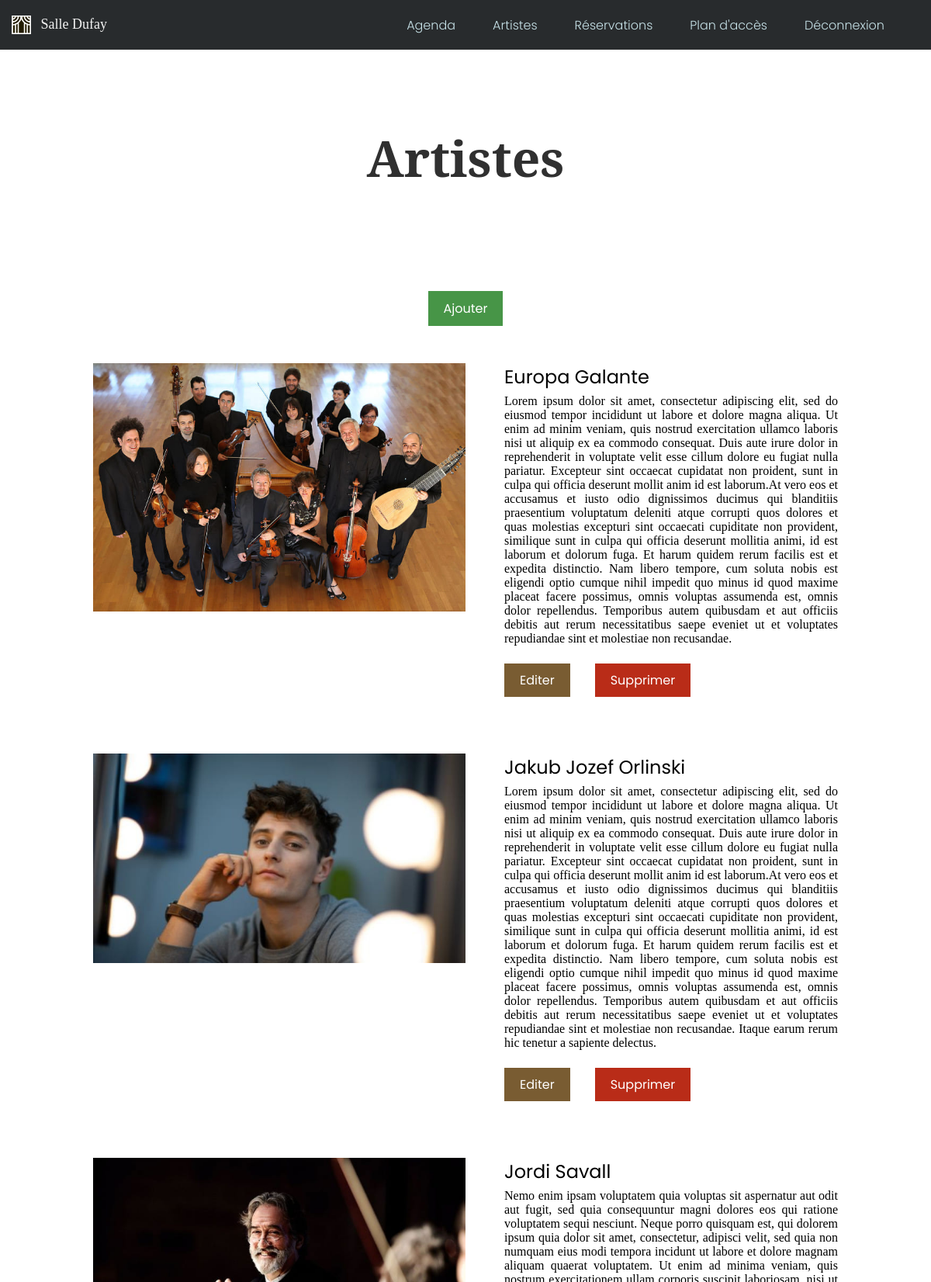
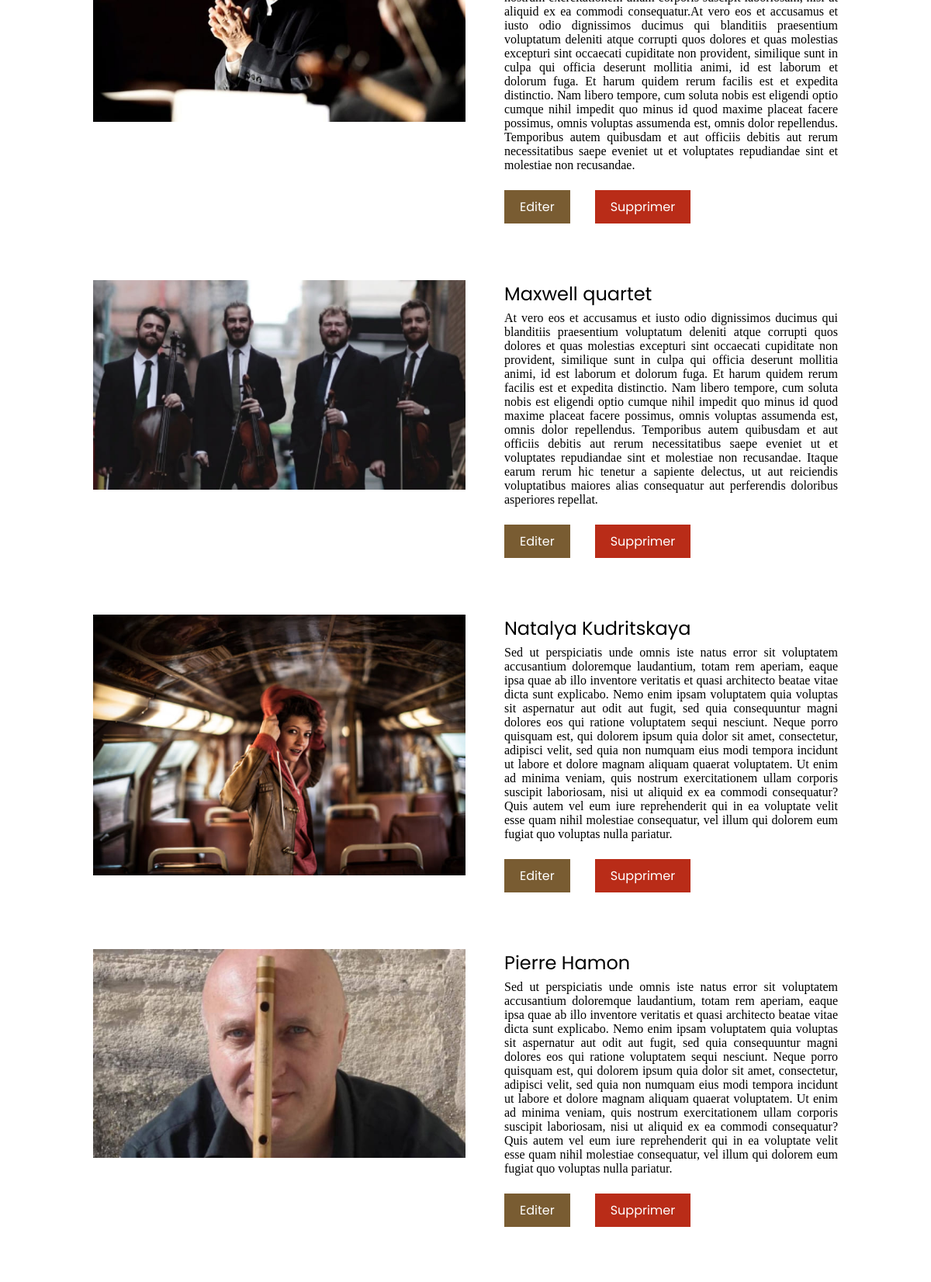
The page /index.php?page=artistes&action=list (signed in, upper part) on the database its author committed (2 pictures, top to bottom).
### tables this page shows
CREATE TABLE `artistes` (
  `id_artistes` int(100) NOT NULL,
  `name` varchar(100) NOT NULL,
  `description` text NOT NULL,
  `picture` varchar(200) NOT NULL,
  `instrument` varchar(30) NOT NULL
);

### index.php (called while the page is built)
<?php
    require_once("includes/core/rooter.php");
?>

### includes/core/models/dao/dao_artiste.php (called while the page is built, shortened)
<?php
    require_once('includes/core/models/classes/Artiste.php');
    function getAllArtists(){
        $conn = getConnexion();
        $SQLQuery = "SELECT id_artistes,name,description,picture,instrument FROM artistes ORDER BY name ASC";
        $SQLStmt = $conn->prepare($SQLQuery);
        $SQLStmt->execute();
        $listeArtistes = array();
        while ($SQLRow = $SQLStmt->fetch(PDO::FETCH_ASSOC)){
            $unArtiste = new Artiste($SQLRow['name'], $SQLRow['description'], $SQLRow['picture'], $SQLRow['instrument']);
            $unArtiste->setId($SQLRow['id_artistes']);
            $listeArtistes[] = $unArtiste;
        }
        return $listeArtistes;
    }

### includes/core/models/classes/Artiste.php (called while the page is built, shortened)
<?php
	class Artiste{
		private int $idArtiste;
		private string $name, $description, $picture, $instrument;
		public function __construct(string $name = '', string $description = '', string $picture = '',
			string $instrument = ''){
                $this->idArtiste = 0;
				$this->name = $name;
				$this->description = $description;
				$this->picture = $picture;
		}
		public function getId(): int{
			return $this->idArtiste;
		}
		public function setId(int $idArtiste): void{
			$this->idArtiste = $idArtiste;
		}
        public function getName(): string{
			return $this->name;
		}
        public function getDescription(): string{
			return $this->description;
		}
		public function getPicture(): string{
			return $this->picture;
		}
}

### includes/core/views/view_artistes.php (the view, shortened to what this page needs)
<!DOCTYPE html>
<html lang="en">
    <head>
        <link rel="stylesheet" href="public/style/style.css">
    </head>
    <body>
        <?php require_once('includes/partials/header.php');?>
        <main class="artists-main">
            <h1>Artistes</h1>
            <div class="form_acces">
                <?php
                    if (isset($_SESSION['login'])) {
                    print('<div id="ajouter-container"><a class="ajouter" href="index.php?page=artistes&action=add">Ajouter</a></div>');
                    }
                ?>
            </div>
            <div class="artist-container">
                <?php foreach($allArtists as $artist) : ?>
                    <article class='artist'>
                        <div>
                            <img class='portrait' alt='portrait' src='public/img/artistes/<?= $artist->getPicture()?>'>
                        </div>
                        <div class='artist-description'>
                                <h2><?= $artist->getName() ?></h2>
                                <p><?= $artist->getDescription() ?></p>
                                <?php if (isset($_SESSION['login'])) : ?>
                                    <div id="editer-container">
                                        <a class="editer" href="index.php?page=artistes&action=edit&id=<?=$artist->getId()?>">Editer</a>
                                    </div>
                                    <div id="supprimer-container">
                                        <a class="supprimer" data-name=deleteConfirm href="index.php?page=artistes&action=delete&id=<?=$artist->getId()?>">Supprimer</a>
                                    </div>
                                <?php endif; ?>
                        </div>
                    </article>
                <?php endforeach; ?>
            </div>
        </main>
    </body>
</html>

### public/style/style.css (style rules this page uses)
body { min-height: 100vh; width: 100%; background-color: white; }
a { color: inherit; }
main { width: 100%; margin-top: 4em; }
h1 { text-align: center; font-size: 4em; margin-top: 5%; margin-bottom: 2em; font-family: 'Noto Serif', serif; color: #303030; }
.artists-main h1 { margin-top: 2.5em; color: #303030; }
#ajouter-container { display: flex; justify-content: center; margin-bottom: 3em; }
#editer-container { margin-top: 2em; display: inline; float: left; }
#supprimer-container { margin: 2em; display: inline; float: left; }
.ajouter { padding: 10px 20px; background-color: #479547; color: white; border: none; font-family: Poppins; }
.editer { padding: 10px 20px; background-color: #795c32; color: white; border: none; font-family: Poppins; }
.supprimer { padding: 10px 20px; background-color: #b92c18; color: white; border: none; font-family: Poppins; }
.artist { display: flex; grid-column-gap: 50px; width: 80%; margin: 0 auto; margin-bottom: 50px; }
.portrait { max-width: 30em; }
.artist-description { text-align: justify; }
.artist-description > h2 { margin-bottom: 5px; font-family: 'Poppins', sans-serif; font-weight: 400; }

### rows shown on the page
artistes: picture (picture), name "Europa Galante", description "Lorem ipsum dolor sit amet, consectetur adipiscing elit, sed do eiusmod tempor incididunt ut labore et dolore magna aliqua. Ut enim ad minim veniam, quis nostrud exercitation ullamco laboris nisi ut aliquip ex ea commodo consequat. Duis aute irure dolor in reprehenderit in voluptate velit esse cillum dolore eu fugiat nulla pariatur. Excepteur sint occaecat cupidatat non proident, sunt in culpa qui officia deserunt mollit anim id est laborum.At vero eos et accusamus et iusto odio dignissimos ducimus qui blanditiis praesentium voluptatum deleniti atque corrupti quos dolores et quas molestias excepturi sint occaecati cupiditate non provident, similique sunt in culpa qui officia deserunt…"
artistes: picture (picture), name "Jakub Jozef Orlinski", description "Lorem ipsum dolor sit amet, consectetur adipiscing elit, sed do eiusmod tempor incididunt ut labore et dolore magna aliqua. Ut enim ad minim veniam, quis nostrud exercitation ullamco laboris nisi ut aliquip ex ea commodo consequat. Duis aute irure dolor in reprehenderit in voluptate velit esse cillum dolore eu fugiat nulla pariatur. Excepteur sint occaecat cupidatat non proident, sunt in culpa qui officia deserunt mollit anim id est laborum.At vero eos et accusamus et iusto odio dignissimos ducimus qui blanditiis praesentium voluptatum deleniti atque corrupti quos dolores et quas molestias excepturi sint occaecati cupiditate non provident, similique sunt in culpa qui officia deserunt…"
artistes: picture (picture), name "Jordi Savall", description "Nemo enim ipsam voluptatem quia voluptas sit aspernatur aut odit aut fugit, sed quia consequuntur magni dolores eos qui ratione voluptatem sequi nesciunt. Neque porro quisquam est, qui dolorem ipsum quia dolor sit amet, consectetur, adipisci velit, sed quia non numquam eius modi tempora incidunt ut labore et dolore magnam aliquam quaerat voluptatem. Ut enim ad minima veniam, quis nostrum exercitationem ullam corporis suscipit laboriosam, nisi ut aliquid ex ea commodi consequatur.At vero eos et accusamus et iusto odio dignissimos ducimus qui blanditiis praesentium voluptatum deleniti atque corrupti quos dolores et quas molestias excepturi sint occaecati cupiditate non provident, similique…"
artistes: picture (picture), name "Maxwell quartet", description "At vero eos et accusamus et iusto odio dignissimos ducimus qui blanditiis praesentium voluptatum deleniti atque corrupti quos dolores et quas molestias excepturi sint occaecati cupiditate non provident, similique sunt in culpa qui officia deserunt mollitia animi, id est laborum et dolorum fuga. Et harum quidem rerum facilis est et expedita distinctio. Nam libero tempore, cum soluta nobis est eligendi optio cumque nihil impedit quo minus id quod maxime placeat facere possimus, omnis voluptas assumenda est, omnis dolor repellendus. Temporibus autem quibusdam et aut officiis debitis aut rerum necessitatibus saepe eveniet ut et voluptates repudiandae sint et molestiae non recusandae. Itaque…"
artistes: picture (picture), name "Natalya Kudritskaya", description "Sed ut perspiciatis unde omnis iste natus error sit voluptatem accusantium doloremque laudantium, totam rem aperiam, eaque ipsa quae ab illo inventore veritatis et quasi architecto beatae vitae dicta sunt explicabo. Nemo enim ipsam voluptatem quia voluptas sit aspernatur aut odit aut fugit, sed quia consequuntur magni dolores eos qui ratione voluptatem sequi nesciunt. Neque porro quisquam est, qui dolorem ipsum quia dolor sit amet, consectetur, adipisci velit, sed quia non numquam eius modi tempora incidunt ut labore et dolore magnam aliquam quaerat voluptatem. Ut enim ad minima veniam, quis nostrum exercitationem ullam corporis suscipit laboriosam, nisi ut aliquid ex ea commodi…"
artistes: picture (picture), name "Pierre Hamon", description "Sed ut perspiciatis unde omnis iste natus error sit voluptatem accusantium doloremque laudantium, totam rem aperiam, eaque ipsa quae ab illo inventore veritatis et quasi architecto beatae vitae dicta sunt explicabo. Nemo enim ipsam voluptatem quia voluptas sit aspernatur aut odit aut fugit, sed quia consequuntur magni dolores eos qui ratione voluptatem sequi nesciunt. Neque porro quisquam est, qui dolorem ipsum quia dolor sit amet, consectetur, adipisci velit, sed quia non numquam eius modi tempora incidunt ut labore et dolore magnam aliquam quaerat voluptatem. Ut enim ad minima veniam, quis nostrum exercitationem ullam corporis suscipit laboriosam, nisi ut aliquid ex ea commodi…"
